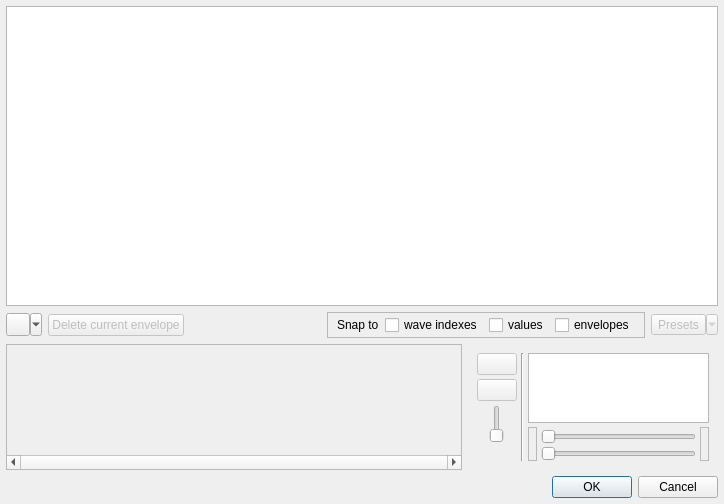
<?xml version="1.0" encoding="UTF-8"?>
<ui version="4.0">
 <class>Dialog</class>
 <widget class="QDialog" name="Dialog">
  <property name="geometry">
   <rect>
    <x>0</x>
    <y>0</y>
    <width>724</width>
    <height>504</height>
   </rect>
  </property>
  <property name="windowTitle">
   <string>Spectral morph editor</string>
  </property>
  <layout class="QGridLayout" name="gridLayout" rowstretch="10,1,1,0">
   <property name="margin">
    <number>6</number>
   </property>
   <item row="2" column="1">
    <widget class="QWidget" name="widget" native="true">
     <property name="sizePolicy">
      <sizepolicy hsizetype="Preferred" vsizetype="Preferred">
       <horstretch>0</horstretch>
       <verstretch>0</verstretch>
      </sizepolicy>
     </property>
     <property name="maximumSize">
      <size>
       <width>250</width>
       <height>16777215</height>
      </size>
     </property>
     <layout class="QGridLayout" name="gridLayout_2">
      <property name="spacing">
       <number>4</number>
      </property>
      <item row="0" column="0" rowspan="2">
       <layout class="QVBoxLayout" name="verticalLayout">
        <item>
         <widget class="QPushButton" name="playBtn">
          <property name="enabled">
           <bool>false</bool>
          </property>
          <property name="sizePolicy">
           <sizepolicy hsizetype="Maximum" vsizetype="Fixed">
            <horstretch>0</horstretch>
            <verstretch>0</verstretch>
           </sizepolicy>
          </property>
          <property name="toolTip">
           <string>Play full transition</string>
          </property>
          <property name="statusTip">
           <string>Play full transition</string>
          </property>
          <property name="icon">
           <iconset theme="media-playback-start">
            <normaloff/>
           </iconset>
          </property>
          <property name="checkable">
           <bool>true</bool>
          </property>
         </widget>
        </item>
        <item>
         <widget class="QPushButton" name="previewBtn">
          <property name="enabled">
           <bool>false</bool>
          </property>
          <property name="sizePolicy">
           <sizepolicy hsizetype="Maximum" vsizetype="Fixed">
            <horstretch>0</horstretch>
            <verstretch>0</verstretch>
           </sizepolicy>
          </property>
          <property name="toolTip">
           <string>Play waves on mouse hover</string>
          </property>
          <property name="statusTip">
           <string>Play waves on mouse hover</string>
          </property>
          <property name="icon">
           <iconset theme="document-preview">
            <normaloff/>
           </iconset>
          </property>
          <property name="checkable">
           <bool>true</bool>
          </property>
         </widget>
        </item>
        <item alignment="Qt::AlignHCenter">
         <widget class="VolumeSlider" name="volumeSlider">
          <property name="enabled">
           <bool>false</bool>
          </property>
          <property name="orientation">
           <enum>Qt::Vertical</enum>
          </property>
         </widget>
        </item>
        <item alignment="Qt::AlignHCenter">
         <widget class="VolumeIcon" name="volumeIcon">
          <property name="enabled">
           <bool>false</bool>
          </property>
         </widget>
        </item>
       </layout>
      </item>
      <item row="0" column="1" rowspan="2">
       <widget class="Line" name="line_3">
        <property name="orientation">
         <enum>Qt::Vertical</enum>
        </property>
       </widget>
      </item>
      <item row="0" column="2">
       <widget class="QGraphicsView" name="previewView">
        <property name="sizePolicy">
         <sizepolicy hsizetype="Preferred" vsizetype="Expanding">
          <horstretch>0</horstretch>
          <verstretch>0</verstretch>
         </sizepolicy>
        </property>
        <property name="backgroundBrush">
         <brush brushstyle="SolidPattern">
          <color alpha="255">
           <red>0</red>
           <green>0</green>
           <blue>0</blue>
          </color>
         </brush>
        </property>
        <property name="interactive">
         <bool>false</bool>
        </property>
        <property name="renderHints">
         <set>QPainter::Antialiasing|QPainter::TextAntialiasing</set>
        </property>
       </widget>
      </item>
      <item row="1" column="2">
       <layout class="QGridLayout" name="gridLayout_3">
        <property name="horizontalSpacing">
         <number>4</number>
        </property>
        <property name="verticalSpacing">
         <number>2</number>
        </property>
        <property name="margin">
         <number>0</number>
        </property>
        <item row="2" column="1">
         <widget class="QSlider" name="progressSlider">
          <property name="maximum">
           <number>999</number>
          </property>
          <property name="orientation">
           <enum>Qt::Horizontal</enum>
          </property>
         </widget>
        </item>
        <item row="0" column="2" rowspan="3">
         <widget class="EndRangeLabel" name="endLbl">
          <property name="frameShape">
           <enum>QFrame::StyledPanel</enum>
          </property>
          <property name="frameShadow">
           <enum>QFrame::Sunken</enum>
          </property>
          <property name="alignment">
           <set>Qt::AlignBottom|Qt::AlignHCenter</set>
          </property>
         </widget>
        </item>
        <item row="0" column="0" rowspan="3">
         <widget class="StartRangeLabel" name="startLbl">
          <property name="frameShape">
           <enum>QFrame::StyledPanel</enum>
          </property>
          <property name="frameShadow">
           <enum>QFrame::Sunken</enum>
          </property>
          <property name="alignment">
           <set>Qt::AlignBottom|Qt::AlignHCenter</set>
          </property>
         </widget>
        </item>
        <item row="1" column="1">
         <widget class="ToolTipSlider" name="toolTipSlider">
          <property name="sizePolicy">
           <sizepolicy hsizetype="Expanding" vsizetype="Maximum">
            <horstretch>0</horstretch>
            <verstretch>0</verstretch>
           </sizepolicy>
          </property>
          <property name="orientation">
           <enum>Qt::Horizontal</enum>
          </property>
         </widget>
        </item>
       </layout>
      </item>
     </layout>
    </widget>
   </item>
   <item row="3" column="0" colspan="2">
    <layout class="QHBoxLayout" name="buttonLayout">
     <item>
      <widget class="StatusBar" name="statusBar">
       <property name="sizePolicy">
        <sizepolicy hsizetype="Expanding" vsizetype="Preferred">
         <horstretch>0</horstretch>
         <verstretch>0</verstretch>
        </sizepolicy>
       </property>
       <property name="wordWrap">
        <bool>true</bool>
       </property>
      </widget>
     </item>
     <item>
      <widget class="QDialogButtonBox" name="buttonBox">
       <property name="sizePolicy">
        <sizepolicy hsizetype="Maximum" vsizetype="Fixed">
         <horstretch>0</horstretch>
         <verstretch>0</verstretch>
        </sizepolicy>
       </property>
       <property name="orientation">
        <enum>Qt::Horizontal</enum>
       </property>
       <property name="standardButtons">
        <set>QDialogButtonBox::Cancel|QDialogButtonBox::Ok</set>
       </property>
      </widget>
     </item>
    </layout>
   </item>
   <item row="0" column="0" colspan="2">
    <widget class="QGraphicsView" name="envelopeView">
     <property name="statusTip">
      <string>Double click to create new nodes, Shift+click to remove, middle click to switch to node envelope; right click on an active node/line to edit curve type</string>
     </property>
     <property name="verticalScrollBarPolicy">
      <enum>Qt::ScrollBarAlwaysOff</enum>
     </property>
     <property name="horizontalScrollBarPolicy">
      <enum>Qt::ScrollBarAlwaysOff</enum>
     </property>
     <property name="backgroundBrush">
      <brush brushstyle="SolidPattern">
       <color alpha="255">
        <red>0</red>
        <green>0</green>
        <blue>0</blue>
       </color>
      </brush>
     </property>
     <property name="renderHints">
      <set>QPainter::Antialiasing|QPainter::TextAntialiasing</set>
     </property>
    </widget>
   </item>
   <item row="2" column="0">
    <widget class="SpecHarmonicsScrollArea" name="scrollArea">
     <property name="sizePolicy">
      <sizepolicy hsizetype="Expanding" vsizetype="MinimumExpanding">
       <horstretch>0</horstretch>
       <verstretch>0</verstretch>
      </sizepolicy>
     </property>
     <property name="verticalScrollBarPolicy">
      <enum>Qt::ScrollBarAlwaysOff</enum>
     </property>
     <property name="horizontalScrollBarPolicy">
      <enum>Qt::ScrollBarAlwaysOn</enum>
     </property>
     <property name="widgetResizable">
      <bool>true</bool>
     </property>
     <widget class="QWidget" name="harmonicsWidget">
      <property name="geometry">
       <rect>
        <x>0</x>
        <y>0</y>
        <width>16</width>
        <height>119</height>
       </rect>
      </property>
      <property name="sizePolicy">
       <sizepolicy hsizetype="Maximum" vsizetype="Preferred">
        <horstretch>0</horstretch>
        <verstretch>0</verstretch>
       </sizepolicy>
      </property>
      <layout class="QHBoxLayout" name="hLayout">
       <property name="spacing">
        <number>2</number>
       </property>
       <property name="margin">
        <number>0</number>
       </property>
      </layout>
     </widget>
    </widget>
   </item>
   <item row="1" column="0" colspan="2">
    <layout class="QHBoxLayout" name="horizontalLayout">
     <item>
      <widget class="AddToolButton" name="addToolBtn">
       <property name="icon">
        <iconset theme="list-add"/>
       </property>
       <property name="popupMode">
        <enum>QToolButton::MenuButtonPopup</enum>
       </property>
      </widget>
     </item>
     <item>
      <widget class="QPushButton" name="deleteBtn">
       <property name="enabled">
        <bool>false</bool>
       </property>
       <property name="text">
        <string>Delete current envelope</string>
       </property>
       <property name="icon">
        <iconset theme="edit-delete">
         <normaloff/>
        </iconset>
       </property>
      </widget>
     </item>
     <item>
      <spacer name="horizontalSpacer">
       <property name="orientation">
        <enum>Qt::Horizontal</enum>
       </property>
       <property name="sizeHint" stdset="0">
        <size>
         <width>40</width>
         <height>20</height>
        </size>
       </property>
      </spacer>
     </item>
     <item>
      <widget class="QFrame" name="frame">
       <property name="frameShape">
        <enum>QFrame::StyledPanel</enum>
       </property>
       <property name="frameShadow">
        <enum>QFrame::Sunken</enum>
       </property>
       <layout class="QHBoxLayout" name="horizontalLayout_2">
        <property name="topMargin">
         <number>2</number>
        </property>
        <property name="bottomMargin">
         <number>2</number>
        </property>
        <item>
         <widget class="QLabel" name="label">
          <property name="sizePolicy">
           <sizepolicy hsizetype="Maximum" vsizetype="Preferred">
            <horstretch>0</horstretch>
            <verstretch>0</verstretch>
           </sizepolicy>
          </property>
          <property name="text">
           <string>Snap to</string>
          </property>
         </widget>
        </item>
        <item>
         <widget class="QCheckBox" name="waveSnapChk">
          <property name="statusTip">
           <string>Vertical snap to wave positions</string>
          </property>
          <property name="text">
           <string>wave indexes</string>
          </property>
         </widget>
        </item>
        <item>
         <widget class="QCheckBox" name="valueSnapChk">
          <property name="statusTip">
           <string>Horizontal snap to 5% grid</string>
          </property>
          <property name="text">
           <string>values</string>
          </property>
         </widget>
        </item>
        <item>
         <widget class="QCheckBox" name="envSnapChk">
          <property name="text">
           <string>envelopes</string>
          </property>
         </widget>
        </item>
       </layout>
      </widget>
     </item>
     <item>
      <widget class="QToolButton" name="presetsBtn">
       <property name="enabled">
        <bool>false</bool>
       </property>
       <property name="sizePolicy">
        <sizepolicy hsizetype="Maximum" vsizetype="Fixed">
         <horstretch>0</horstretch>
         <verstretch>0</verstretch>
        </sizepolicy>
       </property>
       <property name="text">
        <string>Presets</string>
       </property>
       <property name="icon">
        <iconset theme="template">
         <normaloff/>
        </iconset>
       </property>
       <property name="popupMode">
        <enum>QToolButton::MenuButtonPopup</enum>
       </property>
       <property name="toolButtonStyle">
        <enum>Qt::ToolButtonTextBesideIcon</enum>
       </property>
      </widget>
     </item>
    </layout>
   </item>
  </layout>
 </widget>
 <customwidgets>
  <customwidget>
   <class>ToolTipSlider</class>
   <extends>QSlider</extends>
   <header>bigglesworth.wavetables.spectral</header>
  </customwidget>
  <customwidget>
   <class>StartRangeLabel</class>
   <extends>QLabel</extends>
   <header>bigglesworth.wavetables.spectral</header>
  </customwidget>
  <customwidget>
   <class>EndRangeLabel</class>
   <extends>QLabel</extends>
   <header>bigglesworth.wavetables.spectral</header>
  </customwidget>
  <customwidget>
   <class>VolumeSlider</class>
   <extends>QSlider</extends>
   <header>bigglesworth.wavetables.widgets</header>
  </customwidget>
  <customwidget>
   <class>VolumeIcon</class>
   <extends>QLabel</extends>
   <header>bigglesworth.wavetables.widgets</header>
  </customwidget>
  <customwidget>
   <class>StatusBar</class>
   <extends>QLabel</extends>
   <header>bigglesworth.wavetables.spectral</header>
  </customwidget>
  <customwidget>
   <class>SpecHarmonicsScrollArea</class>
   <extends>QScrollArea</extends>
   <header>bigglesworth.wavetables.spectral</header>
   <container>1</container>
  </customwidget>
  <customwidget>
   <class>AddToolButton</class>
   <extends>QToolButton</extends>
   <header>bigglesworth.wavetables.widgets</header>
  </customwidget>
 </customwidgets>
 <resources/>
 <connections>
  <connection>
   <sender>buttonBox</sender>
   <signal>accepted()</signal>
   <receiver>Dialog</receiver>
   <slot>accept()</slot>
   <hints>
    <hint type="sourcelabel">
     <x>329</x>
     <y>484</y>
    </hint>
    <hint type="destinationlabel">
     <x>330</x>
     <y>254</y>
    </hint>
   </hints>
  </connection>
  <connection>
   <sender>buttonBox</sender>
   <signal>rejected()</signal>
   <receiver>Dialog</receiver>
   <slot>reject()</slot>
   <hints>
    <hint type="sourcelabel">
     <x>329</x>
     <y>484</y>
    </hint>
    <hint type="destinationlabel">
     <x>330</x>
     <y>254</y>
    </hint>
   </hints>
  </connection>
 </connections>
</ui>
